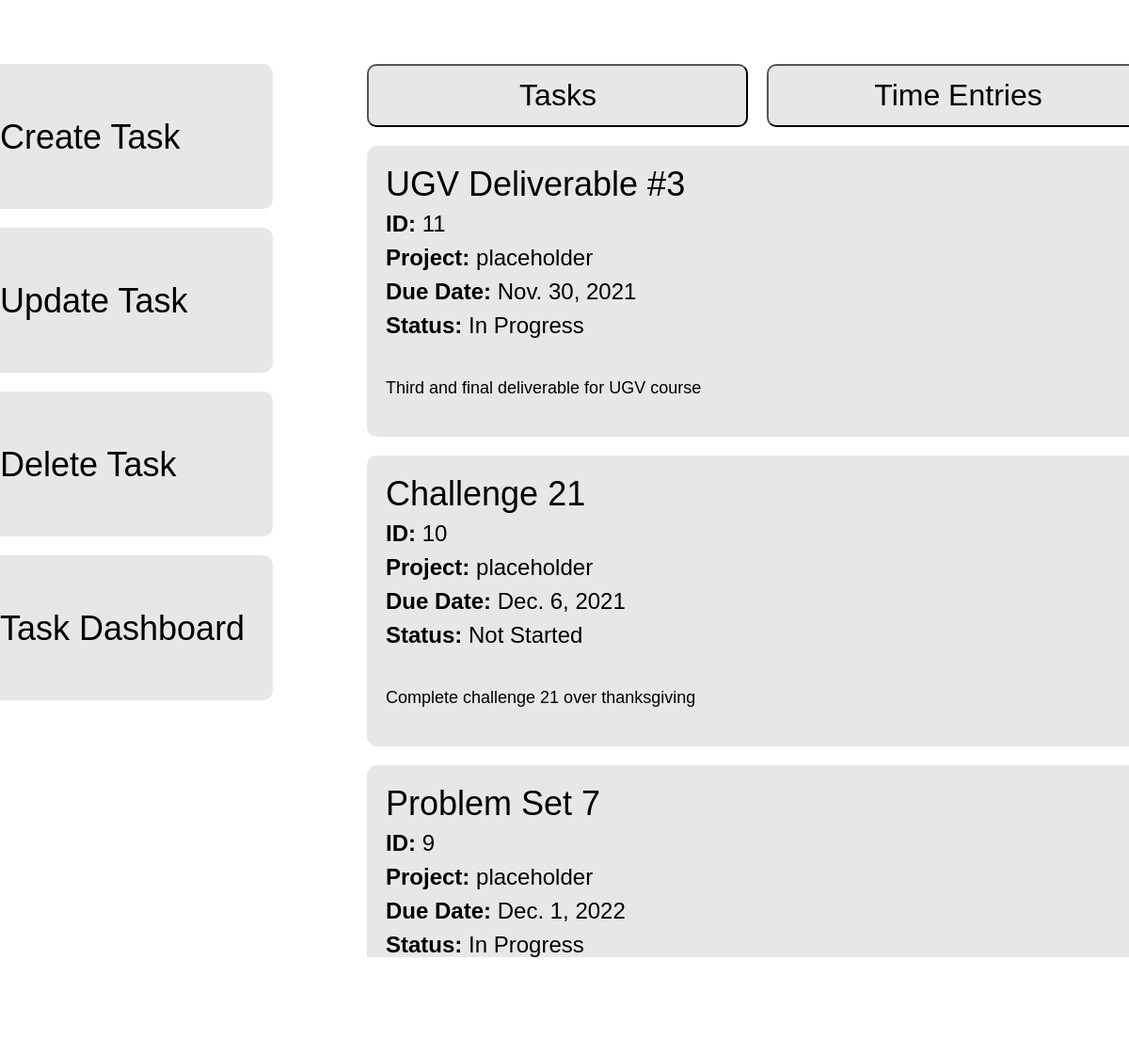
The app's page /, older data.
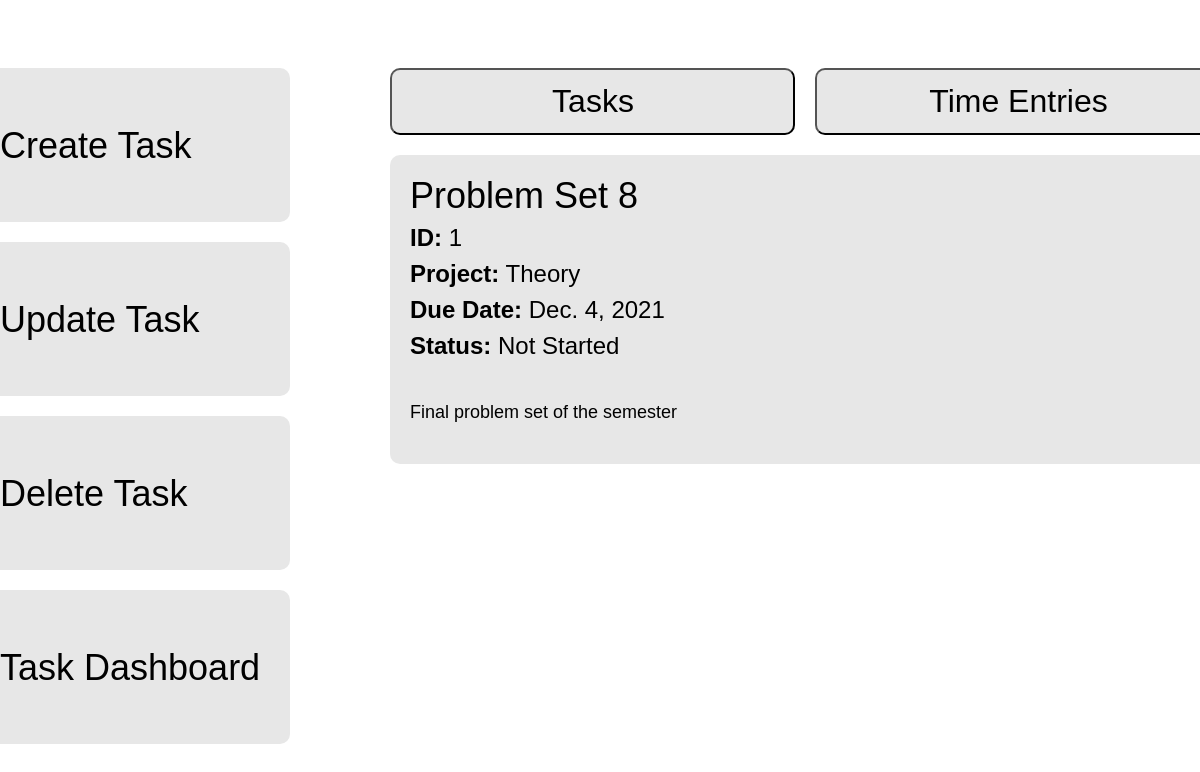
The same page, newer data.
### tracker/models.py (models this page shows)
class Task(models.Model):
    STATUSES = (
        ('Not Started', 'Not Started'),
        ('In Progress', 'In Progress'),
        ('Complete', 'Complete'),
    )
    id = models.AutoField(primary_key=True)
    title = models.CharField(max_length=200)
    project = models.CharField(default="placeholder", max_length=100)
    due_date = models.DateField()
    description = models.CharField(max_length=500)
    status = models.CharField(max_length=50, choices=STATUSES)
    total_time = models.IntegerField()

### tracker/views.py (the view)
# urls.py: path('', views.index),
def index(request):
    tasks = sorted(Task.objects.all(), key=lambda x: x.due_date)
    times = TimeEntry.objects.all()
    return render(request, 'index.html', {'tasks': tasks, 'times': times})

### tracker/templates/index.html (shortened to what this page needs)
{% load static %}
<!DOCTYPE html>
<html lang="en">
<head>
    <link href="https://cdn.jsdelivr.net/npm/bootstrap@5.1.1/dist/css/bootstrap.min.css" rel="stylesheet">
    <link rel="stylesheet" type="text/css" href="{% static 'tracker/styles.css' %}">
</head>
<body>
    <a href="/create/" id="create-task" class="create-button">
        <h1>Create Task</h1>
    </a>
    <a href="/update/" id="update-task" class="update-button">
        <h1>Update Task</h1>
    </a>
    <a href="/delete/" id="delete-task" class="delete-button">
        <h1>Delete Task</h1>
    </a>
    <a href="/task-dashboard" id="task-dash" class="dash-button">
        <h1>Task Dashboard</h1>
    </a>
    <button class="tasks-button" onclick="tasks()">
        <h2 class="tasks-button-text">Tasks</h2>
    </button>
    <button class="times-button" onclick="times()">
        <h2 class="times-button-text">Time Entries</h2>
    </button>
    <div class="tasks" id="tasks">
        {% for task in tasks %}
        <div class="task">
            <h2>{{ task.title }}</h2>
            <h3><strong>ID:</strong> {{ task.id }}</h3>
            <h3><strong>Project:</strong> {{ task.project }}</h3>
            <h3><strong>Due Date:</strong> {{ task.due_date }}</h3>
            <h3><strong>Status:</strong> {{ task.status }}</h3>
            <br>
            <p>{{ task.description }}</p>
        </div>
        {% endfor %}
    </div>
</body>
</html>

### tracker/static/tracker/styles.css (style rules this page uses)
body { position: absolute; width: 1240px; height: auto; left: calc(50% - 1240px/2); top: 68px; padding-bottom: 50px; }
.create-button { position: absolute; width: 310px; height: 154px; left: 0px; top: 0px; background: #E7E7E7; border-radius: 10px; }
.update-button { position: absolute; width: 310px; height: 154px; left: 0px; top: 174px; background: #E7E7E7; border-radius: 10px; }
.delete-button { position: absolute; width: 310px; height: 154px; left: 0px; top: 348px; background: #E7E7E7; border-radius: 10px; }
.dash-button { position: absolute; width: 310px; height: 154px; left: 0px; top: 522px; background: #E7E7E7; border-radius: 10px; }
h1 { position: absolute; width: auto; height: 55px; left: 20px; top: calc(50% - 55px/2 + 0.5px); font-family: Arial; font-style: normal; font-weight: normal; font-size: 36px; line-height: 55px; text-align: center; color: #000000; }
.tasks-button { position: absolute; width: 405px; height: 67px; left: 410px; top: 0px; background: #E7E7E7; box-sizing: border-box; border-radius: 10px; }
.tasks-button-text { position: absolute; width: 82px; height: 37px; left: calc(50% - 82px/2 + 0.5px); top: calc(50% - 37px/2); font-family: Arial; font-style: normal; font-weight: normal; font-size: 32px; line-height: 37px; text-align: center; color: #000000; }
.times-button { position: absolute; width: 405px; height: 67px; left: 835px; top: 0px; background: #E7E7E7; border-radius: 10px; }
.times-button-text { position: absolute; width: 179px; height: 37px; left: calc(50% - 179px/2 + 1px); top: calc(50% - 37px/2); font-family: Arial; font-style: normal; font-weight: normal; font-size: 32px; line-height: 37px; text-align: center; color: #000000; }
.tasks { display: flex; flex-direction: column; align-items: flex-start; padding: 0px; position: absolute; width: 830px; height: 967px; right: 0px; top: 87px; }
.task { display: flex; flex-direction: column; align-items: flex-start; padding: 20px; position: static; width: 830px; left: 0px; background: #E7E7E7; border-radius: 10px; flex: none; align-self: stretch; flex-grow: 0; margin: 0px 0px 20px 0px; }
h2 { font-family: Arial; font-style: normal; font-weight: normal; font-size: 36px; line-height: 41px; color: #000000; }
h3 { font-family: Arial; font-style: normal; font-weight: normal; font-size: 24px; line-height: 28px; color: #000000; }
p { position: static; width: 790px; height: 42px; left: calc(50% - 790px/2); top: 185px; font-family: Arial; font-style: normal; font-weight: normal; font-size: 18px; line-height: 21px; color: #000000; margin: 10px 0px 0px 0px; }

Row changes from the older to the newer data that the page shows:
removed Task: title "UGV Deliverable #3", id "11", project "placeholder", due_date "Nov. 30, 2021", status "In Progress", description "Third and final deliverable for UGV course"
removed Task: title "Challenge 21", id "10", project "placeholder", due_date "Dec. 6, 2021", status "Not Started", description "Complete challenge 21 over thanksgiving"
removed Task: title "Problem Set 7", id "9", project "placeholder", due_date "Dec. 1, 2022", status "In Progress"
added Task: title "Problem Set 8", id "1", project "Theory", due_date "Dec. 4, 2021", status "Not Started", description "Final problem set of the semester"
